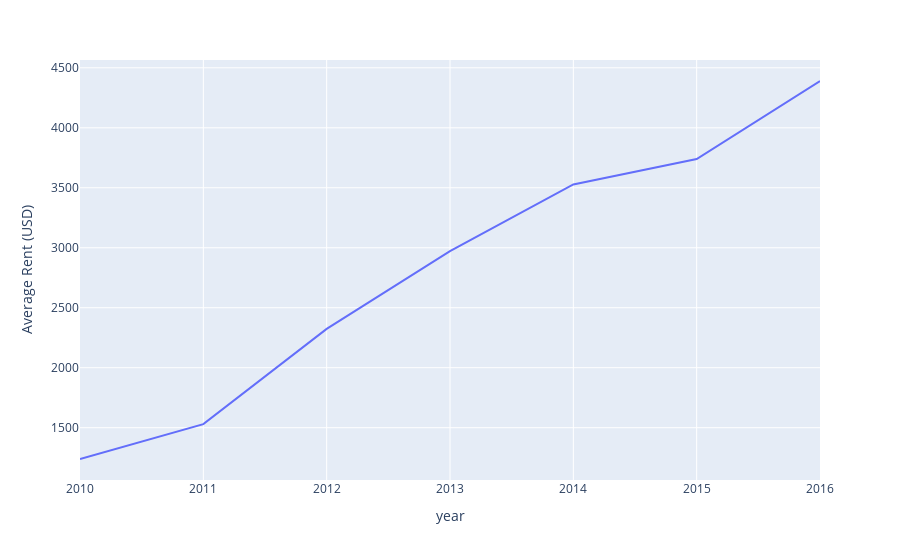

The notebook cell this image was saved under:
### Code cell
average_rent_by_neighborhood("Alamo Square")

### Figure 1 — Plotly figure (JSON) as saved in the notebook; plotly's stock layout.template omitted (floating-point values rounded to 4 significant figures)
{"data": [{"hovertemplate": "variable=gross_rent<br>year=%{x}<br>Average Rent (USD)=%{y}<extra></extra>", "legendgroup": "gross_rent", "line": {"color": "#636efa", "dash": "solid"}, "marker": {"symbol": "circle"}, "mode": "lines", "name": "gross_rent", "orientation": "v", "showlegend": true, "type": "scatter", "x": [2010, 2011, 2012, 2013, 2014, 2015, 2016], "xaxis": "x", "y": [1239, 1530, 2324, 2971, 3528, 3739, 4390], "yaxis": "y"}], "layout": {"legend": {"title": {"text": "variable"}, "tracegroupgap": 0}, "margin": {"t": 60}, "showlegend": false, "xaxis": {"anchor": "y", "domain": [0, 1], "title": {"text": "year"}}, "yaxis": {"anchor": "x", "domain": [0, 1], "title": {"text": "Average Rent (USD)"}}}}
